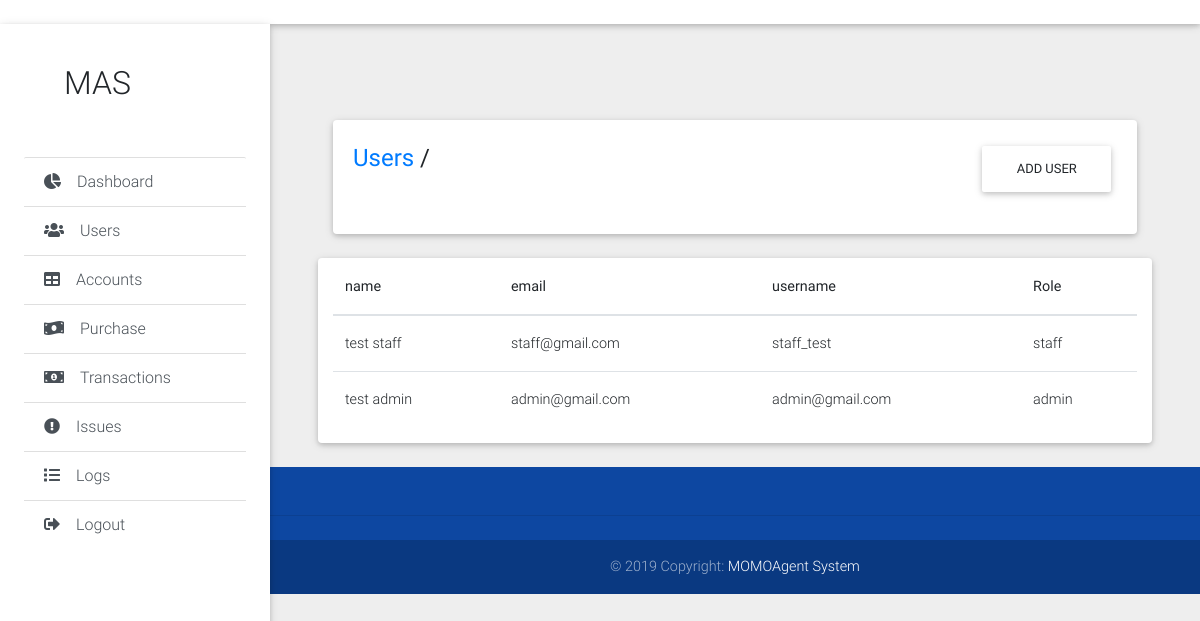
/admin/users.php, run on the app's committed database.
### tables this page shows
CREATE TABLE `users` (
  `id` int(11) NOT NULL,
  `name` varchar(55) NOT NULL,
  `email` varchar(155) NOT NULL,
  `username` varchar(25) NOT NULL,
  `password` varchar(120) NOT NULL,
  `role` enum('admin','staff') NOT NULL
);

### admin/users.php (the view, shortened to what this page needs)
<!DOCTYPE html>
<html lang="en">
<?php include_once 'static/head.php';
include_once("../db.php");
$result = $pdo->query("SELECT * FROM users ORDER BY id DESC");
?>
<body class="grey lighten-3">
  <header>
<?php include_once 'static/navbar.php'; ?>
<?php include_once 'static/sidebar.php'; ?>
  </header>
  <main class="pt-5 mx-lg-5">
    <div class="container-fluid mt-5">
      <div class="card mb-4 wow fadeIn">
        <div class="card-body d-sm-flex justify-content-between">
          <h4 class="mb-2 mb-sm-0 pt-1">
            <a href="#" >Users</a>
            <span>/</span>
          </h4>
          <p><a href="adduser.php" class="btn">Add User</a></p>
        </div>
      </div>
      <div class="row card wow fadeIn">
        <div class="col">
          <table class="table table-hover">
            <thead class="table-black">
              <tr>
                <th>name</th>
                <th>email</th>
                <th>username</th>
                <th>Role</th>
              </tr>
            </thead>
            <tbody>
              <?php
                while($row = $result->fetch(PDO::FETCH_ASSOC)) {
                  echo "<tr>";
                  echo "<td>".$row['name']."</td>";
                  echo "<td>".$row['email']."</td>";
                  echo "<td>".$row['username']."</td>";
                  echo "<td>".$row['role']."</td>";
                 }
                ?>
            </tbody>
          </table>
        </div>
      </div>
    </div>
  </main>
<?php include_once 'static/footer.php'; ?>
</body>
</html>

### data on the page
users: name "test staff", email "staff@gmail.com", username "staff_test", role "staff"
users: name "test admin", email "admin@gmail.com", username "admin@gmail.com", role "admin"
